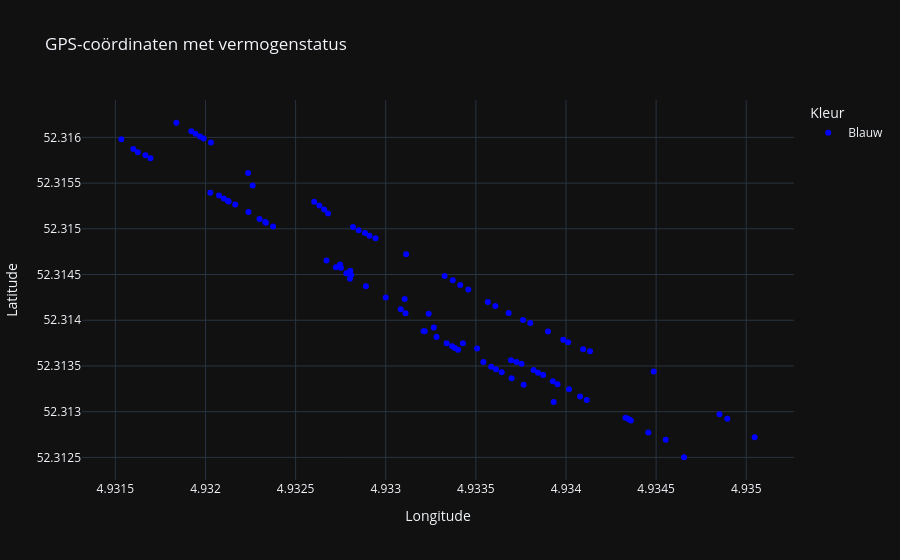

This figure's notebook cell:
### Code cell
"""
    Maakt een interactieve scatterplot van GPS-coördinaten met kleuren die afhankelijk zijn van het geleverde vermogen.
    Optioneel kunnen aangepaste punten worden toegevoegd.

    Parameters:
    df (pd.DataFrame): DataFrame met de kolommen 'GPS longitude, in graden', 'GPS latitude, in graden' en 'Vermogen geleverd aan de motor (W)'.
    custom_points (list of tuples, optional): Lijst met tuples met (longitude, latitude) coördinaten voor extra punten. Standaard is None.

    Returns:
    Geel = geen vermogen
    Blauw = Wel vermogen
    Rood = Zelf ingevoerde punten
    """

# Aanroepen van de functie met aangepaste punten
lib.plot_gps_power(rechte_stukken, custom_points=0)

### Figure 1 — Plotly figure (JSON) as saved in the notebook; plotly's stock layout.template omitted (floating-point values rounded to 4 significant figures; data arrays with more than 128 entries replaced by an {"elided": "..."} marker saying what was removed)
{"data": [{"customdata": {"elided": "100x3 float values"}, "hovertemplate": "Kleur=Blauw<br>Longitude=%{x}<br>Latitude=%{y}<br>row_index=%{customdata[0]}<br>Vermogen geleverd aan de motor (W)=%{customdata[1]}<br>Wielsnelheid, in km/h=%{customdata[2]}<extra></extra>", "legendgroup": "Blauw", "marker": {"color": "blue", "symbol": "circle"}, "mode": "markers", "name": "Blauw", "orientation": "v", "showlegend": true, "x": [4.933, 4.933, 4.933, 4.933, 4.933, 4.933, 4.933, 4.934, 4.934, 4.934, 4.934, 4.934, 4.934, 4.934, 4.935, 4.935, 4.935, 4.935, 4.934, 4.934, 4.934, 4.934, 4.934, 4.934, 4.934, 4.934, 4.934, 4.934, 4.934, 4.933, 4.933, 4.933, 4.933, 4.933, 4.933, 4.933, 4.933, 4.933, 4.933, 4.933, 4.933, 4.933, 4.933, 4.932, 4.932, 4.932, 4.932, 4.932, 4.932, 4.932, 4.932, 4.932, 4.932, 4.932, 4.932, 4.932, 4.932, 4.933, 4.933, 4.933, 4.933, 4.934, 4.934, 4.934, 4.934, 4.934, 4.934, 4.934, 4.934, 4.934, 4.934, 4.934, 4.934, 4.934, 4.934, 4.934, 4.935, 4.934, 4.933, 4.933, 4.933, 4.933, 4.933, 4.933, 4.933, 4.933, 4.933, 4.932, 4.932, 4.932, 4.932, 4.932, 4.932, 4.932, 4.932, 4.932, 4.932, 4.933, 4.933, 4.933], "xaxis": "x", "y": [52.31, 52.31, 52.31, 52.31, 52.31, 52.31, 52.31, 52.31, 52.31, 52.31, 52.31, 52.31, 52.31, 52.31, 52.31, 52.31, 52.31, 52.31, 52.31, 52.31, 52.31, 52.31, 52.31, 52.31, 52.31, 52.31, 52.31, 52.31, 52.31, 52.31, 52.31, 52.31, 52.31, 52.31, 52.31, 52.31, 52.31, 52.31, 52.32, 52.32, 52.32, 52.32, 52.32, 52.32, 52.32, 52.32, 52.32, 52.32, 52.32, 52.32, 52.32, 52.32, 52.32, 52.32, 52.32, 52.32, 52.32, 52.31, 52.31, 52.31, 52.31, 52.31, 52.31, 52.31, 52.31, 52.31, 52.31, 52.31, 52.31, 52.31, 52.31, 52.31, 52.31, 52.31, 52.31, 52.31, 52.31, 52.31, 52.31, 52.31, 52.31, 52.31, 52.31, 52.31, 52.31, 52.31, 52.31, 52.32, 52.32, 52.32, 52.32, 52.32, 52.32, 52.32, 52.32, 52.32, 52.32, 52.31, 52.31, 52.31], "yaxis": "y", "type": "scatter"}], "layout": {"xaxis": {"anchor": "y", "domain": [0.0, 1.0], "title": {"text": "Longitude"}}, "yaxis": {"anchor": "x", "domain": [0.0, 1.0], "title": {"text": "Latitude"}}, "legend": {"title": {"text": "Kleur"}, "tracegroupgap": 0}, "title": {"text": "GPS-coördinaten met vermogenstatus"}}}
